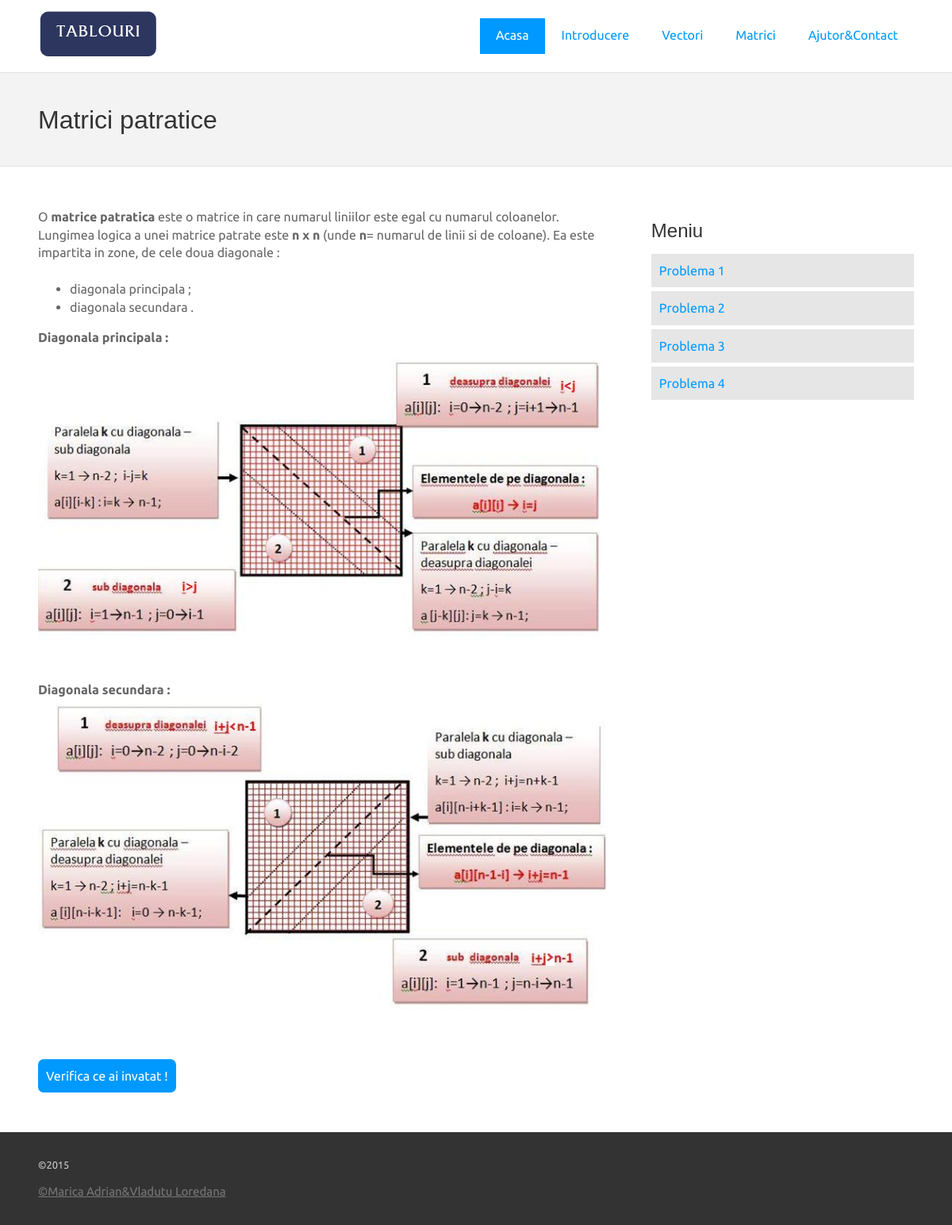
Page /pages.php?id=6&categorie=Matrici on the committed database.
### tables this page shows
CREATE TABLE IF NOT EXISTS `posts` (
`post_id` int(11) NOT NULL,
  `post_title` varchar(100) NOT NULL,
  `post_date` date NOT NULL,
  `post_author` varchar(50) NOT NULL,
  `post_image` text NOT NULL,
  `post_keywords` text NOT NULL,
  `post_content` text NOT NULL,
  `post_category` enum('Vectori','Matrici') DEFAULT NULL,
  `img1` text NOT NULL,
  `img2` text NOT NULL,
  `img3` text NOT NULL,
  `img4` varchar(255) NOT NULL,
  `img5` varchar(255) NOT NULL,
  `img6` varchar(255) NOT NULL,
  `img7` varchar(255) NOT NULL,
  `img8` varchar(255) NOT NULL,
  `img9` varchar(255) NOT NULL,
  `img10` varchar(255) NOT NULL,
  `img11` varchar(255) NOT NULL,
  `img12` varchar(255) NOT NULL,
  `img13` varchar(255) NOT NULL,
  `img14` varchar(255) NOT NULL,
  `subcategoryof` varchar(255) NOT NULL,
  `mainart` text NOT NULL,
  `intrebare1` varchar(255) NOT NULL,
  `intrebare2` varchar(255) NOT NULL,
  `raspuns1` enum('0','1','2','3') NOT NULL,
  `raspuns2` enum('0','1','2','3') NOT NULL,
  `int11` varchar(255) NOT NULL,
  `int12` varchar(255) NOT NULL,
  `int13` varchar(255) NOT NULL,
  `int21` varchar(255) NOT NULL,
  `int22` varchar(255) NOT NULL,
  `int23` varchar(255) NOT NULL
);

### pages.php (the view, shortened to what this page needs)
<!DOCTYPE html>
 <html class="no-js">
<head>
<?php require_once 'includes/antet.php'; ?>
</head>
<body id="home">
    <header class="wrapper clearfix">
        <div id="banner">
        	<div id="logo"><a href="index.php"><img src="images/logo.png" alt="logo"></a></div>
        </div>
        <?php require_once("includes/meniu.php"); ?>
    </header>
<section id="page-header" class="clearfix">
    <?php if(isset($_GET['id'])){
	 $id = $_GET['id'];
	 $query="select * from posts where post_id='$id'";
     $mquery=mysql_query($query);
     while($row=mysql_fetch_array($mquery)){
	$titlu= $row['post_title'];
    $img1 = $row['post_image'];
	$img2 = $row['img1'];
	$img3 = $row['img2'];
	$img4 = $row['img3'];
	$img5 = $row['img4'];
	$img6 = $row['img5'];
	$img7 = $row['img6'];
	$img8 = $row['img7'];
	$img9 = $row['img8'];
	$img10 = $row['img9'];
	$img11 = $row['img10'];
	$img12 = $row['img11'];
	$img13 = $row['img12'];
	$img14 = $row['img13'];
	$img15 = $row['img14'];
	$continut = $row['post_content'];
	$imgr = array('$img10','$img11','$img12','$img13','$img14','$img15','$img1','$img2','$img3','$img4','$img5','$img6','$img7','$img8','$img9');
	$imgra = array($img10,$img11,$img12,$img13,$img14,$img15,$img1,$img2,$img3,$img4,$img5,$img6,$img7,$img8,$img9);
	$continutv = str_replace($imgr, $imgra, $continut);
	 ?>
	 	<?php } } ?>
<div class="wrapper">
	<h1><?php if(mysql_num_rows($mquery) > 0){ echo $titlu; } else {echo " Nu s-a gasit articolul cautat !";} ?></h1>
    </div>
</section>
<div class="wrapper" id="main">
	<?php if(!isset($_GET['subcategorie'])){ ?><section id="content"> <?php } else { ?> <section id="coloana" class="grid_12"> <?php } ?>
                <?php echo $continutv . "<br />";
				if(!isset($_GET['subcategorie'])){
					$testquery="select * from test where mainart='$titlu' order by rand() LIMIT 0,1";
					$runtestquery=mysql_query($testquery);
					if(mysql_num_rows($runtestquery) > 0 ){
					while($rowtest=mysql_fetch_array($runtestquery)){
						$raspuns1 = $rowtest['raspuns1'];
						$raspuns2 = $rowtest['raspuns2'];
						$raspuns3 = $rowtest['raspuns3'];
						$raspuns4 = $rowtest['raspuns4'];
						$raspuns5 = $rowtest['raspuns5'];
						$test = "test";
						$lungime = "300px";
					}echo "<script type='text/javascript'>
function initializare(){
 for(i=0;i<4;i++)
  with(document.forms.$test)
   {
    if(document.forms.$test.item1 !== undefined){item1text[i].style.backgroundColor='lightgray';    item1text[i].style.width='$lungime';}
	if(document.forms.$test.item2 !== undefined){item2text[i].style.backgroundColor='lightgray';    item2text[i].style.width='$lungime';}
	if(document.forms.$test.item3 !== undefined){item3text[i].style.backgroundColor='lightgray';    item3text[i].style.width='$lungime';}
	if(document.forms.$test.item4 !== undefined){item4text[i].style.backgroundColor='lightgray';    item4text[i].style.width='$lungime';}
    if(document.forms.$test.item5 !== undefined){item5text[i].style.backgroundColor='lightgray';    item5text[i].style.width='$lungime';}
   }
} //Initzializare = stil;
function rezultat()
{
 initializare();
 with(document.forms.$test)
 {
  if(document.forms.$test.item1 !== undefined){
  item1text[$raspuns1].style.color='red';}
  if(document.forms.$test.item2 !== undefined){
  item2text[$raspuns2].style.color='red';}
  if(document.forms.$test.item3 !== undefined){
  item3text[$raspuns3].style.color='red';}
  if(document.forms.$test.item4 !== undefined){
  item4text[$raspuns4].style.color='red';}
  if(document.forms.$test.item5 !== undefined){
  item5text[$raspuns5].style.color='red';}
  }
k=0
// itemul 1
if(document.forms.$test.item1 !== undefined){
for(i=0;i<4;i++) {
 if(document.forms.$test.item1[i].checked==true)
  if(i==$raspuns1){
  k=k+1;
  document.forms.$test.item1text[$raspuns1].style.color='green';
  }
  else{document.forms.$test.item1text[i].style.color='red';
       document.forms.$test.item1text[i].style.textDecoration='line-through';
	   document.forms.$test.item1text[$raspuns1].style.color='green'; }
}
}
// itemul 2
if(document.forms.$test.item2 !== undefined){
for(i=0;i<4;i++){
 if(document.forms.$test.item2[i].checked==true){
  if(i==$raspuns2){
  k=k+1;
  document.forms.$test.item2text[$raspuns2].style.color='green';
  }
  else{document.forms.$test.item2text[i].style.color='red';
       document.forms.$test.item2text[i].style.textDecoration='line-through';
	   document.forms.$test.item2text[$raspuns2].style.color='green'; }
  }
 }
}
// itemul 3
if(document.forms.$test.item3 !== undefined){
for(i=0;i<4;i++){
 if(document.forms.$test.item3[i].checked==true){
  if(i==$raspuns3){
  k=k+1;
  document.forms.$test.item3text[$raspuns3].style.color='green';
  }
  else{document.forms.$test.item3text[i].style.color='red';
       document.forms.$test.item3text[i].style.textDecoration='line-through';
	   document.forms.$test.item3text[$raspuns3].style.color='green'; }
  }
 }
}
// itemul 4
if(document.forms.$test.item4 !== undefined){
 for(i=0;i<4;i++){
 if(document.forms.$test.item4[i].checked==true){
  if(i==$raspuns4){
  k=k+1;
  document.forms.$test.item4text[$raspuns4].style.color='green';
  }
  else{document.forms.$test.item4text[i].style.color='red';
       document.forms.$test.item4text[i].style.textDecoration='line-through';
	   document.forms.$test.item4text[$raspuns4].style.color='green'; }
  }
 }
}
// itemul 5
if(document.forms.$test.item5 !== undefined){
 for(i=0;i<4;i++){
 if(document.forms.$test.item5[i].checked==true){
  if(i==$raspuns5){
  k=k+1;
  document.forms.$test.item5text[$raspuns5].style.color='green';
  }
  else{document.forms.$test.item5text[i].style.color='red';
       document.forms.$test.item5text[i].style.textDecoration='line-through';
	   document.forms.$test.item5text[$raspuns5].style.color='green'; }
  }
 }
}
if(k==0)
document.forms.$test.nota.value='Nu ai avut nici un raspuns corect!';
else if(k==1)
document.forms.$test.nota.value='Ai avut '+k+' raspuns corect!';
else if(k>1) document.forms.$test.nota.value='Ai avut '+k+' raspunsuri corecte!';
}  // Sfarsit rezultat;
</SCRIPT>";
echo "
<a href='#' class='buttonlink' id='testafisb' onclick='testafis();return false;'>Verifica ce ai invatat !</a><br/>
<div class='test' onload='initializare()' style='display:none;'>
<FORM NAME='$test' METHOD='post'>
<h3>Verifica ce ai invatat!</h3>";
echo "<br /><br /><br /><input type='button' value='Click pentru verificare!' style='width:200px;' onclick='rezultat()'>
<input type='text' name='nota' size='30' readonly>
</form> ";
				}
				?><br />
<?php } ?>
</section>
<?php if(!isset($_GET['subcategorie'])){ ?>
    <aside>
        <h2>Meniu</h2>
            <nav id="secondary-navigation">
                    <ul>
                        <?php
						$categorie = $_GET['categorie'];
						$subquery=mysql_query("SELECT * from posts WHERE subcategoryof!='' AND subcategoryof='$categorie' AND mainart='$titlu'");
                              while($subrow=mysql_fetch_array($subquery)){
								  $subtitlu = $subrow['post_title'];
								  $subid = $subrow['post_id'];
								  $subcategorie = $subrow['subcategoryof'];
								  echo "<li><a href=\"pages.php?id=". $subid . "&subcategorie=" .$subcategorie . "\">" . $subtitlu . "</a></li>";
							  }
						       ?>
                    </ul>
             </nav>
</aside><?php } ?>
  </div>
<?php require_once("includes/subsol.php"); ?>
</body>
</html>

### css/style.css (style rules this page uses)
body { color:#666; font-family:'Ubuntu', Arial, Helvetica, sans-serif; font-size:1em; line-height:1.4em; font-weight:normal; }
h1, h2, h3, h4, h5, h6 { font-weight:normal; font-family:'Droid Serif', Arial, Helvetica, sans-serif; line-height:1.5em; margin:.45em 0; padding:0; }
a, a:visited, a:active, a:hover { color:#0099ff; }
* { box-sizing:border-box; -moz-box-sizing:border-box; }
.wrapper { width: 92%; margin: 0 auto; }
header { padding:15px 0; }
#banner { text-align:center; }
#hero, #page-header { background:#f3f3f3; border-top:1px solid #e2e2e2; border-bottom:1px solid #e2e2e2; padding:20px 0; }
#content { margin:40px 0; }
aside { margin:40px 0; }
p { margin:0 0 1.5em; }
img { max-width:100%; height:auto; }
#secondary-navigation { margin-bottom:60px; }
#secondary-navigation ul { margin:0; padding:0; }
#secondary-navigation ul li a { background:#E6E6E6; display:block; margin:5px 0; padding:10px; text-decoration:none; }
body { background:#fff; }
h1, h2, h3, h4, h5, h6 { color:#333; }
a.buttonlink { background:#0099ff; border-radius:7px; color:#fff; display:block; float:left; margin:10px 15px 10px 0; padding:10px; text-decoration:none; }
.clearfix:before, .clearfix:after, .row:before, .row:after { content: " "; display: table; }
.clearfix:after, .container:after, .row:after { clear: both; }
@media only screen and (min-width: 481px) { #banner { float:left; text-align:left; margin-bottom:-20px; } }
@media only screen and (min-width: 920px) { .wrapper { max-width: 1200px; margin: .75em auto; } }
@media only screen and (min-width: 920px) { #banner { float:left; text-align:left; margin-bottom:0px; } }
@media only screen and (min-width: 920px) { header { padding:0; } }
@media only screen and (min-width: 920px) { #content { float:left; width:65%; } }
@media only screen and (min-width: 920px) { aside { float:right; width:30%; } }

### rows in the picture
posts: post_title "Matrici patratice", post_content "O matrice patratica este o matrice in care numarul liniilor este egal cu numarul coloanelor. Lungimea logica a unei matrice patrate este n x n (unde n = numarul de linii si de coloane). Ea este impartita in zone, de cele doua diagonale : diagonala principala ; diagonala secundara . Diagonala principala : Diagonala secundara :", post_content (picture)
posts: post_title "Problema 1"
posts: post_title "Problema 2"
posts: post_title "Problema 3"
posts: post_title "Problema 4"
